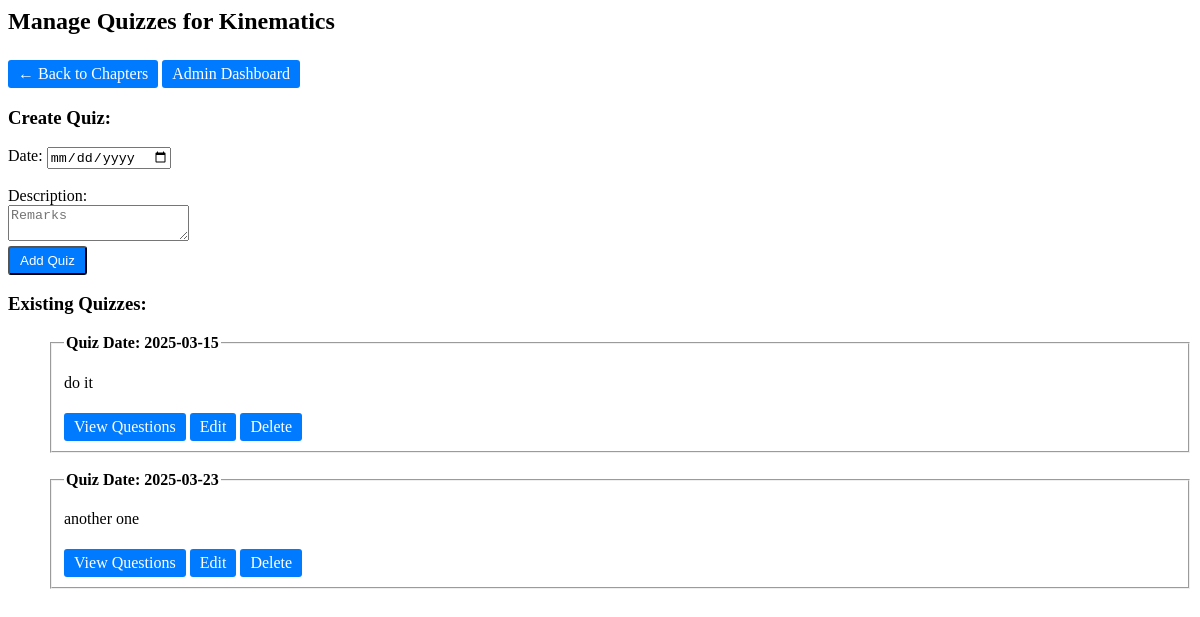
The page /admin/quizzes/1 (signed in) on the database as committed earlier.
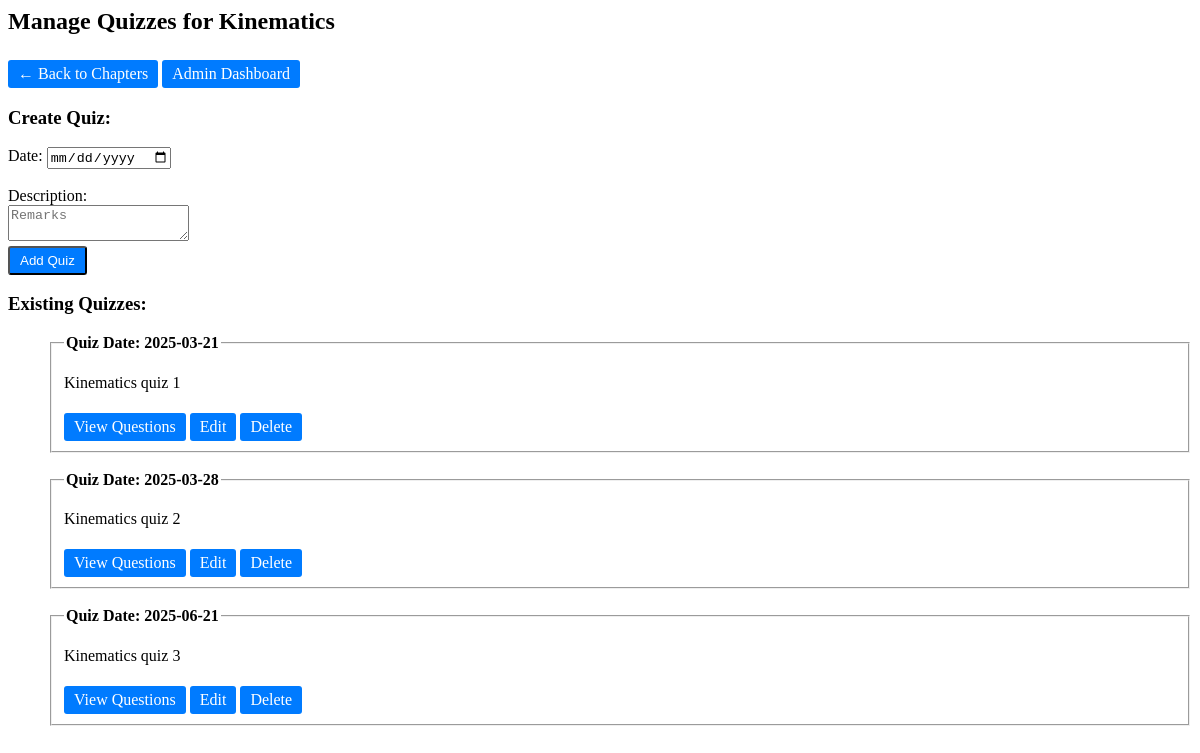
The same page on the database as committed later.
### models/models.py (models this page shows)
class Quiz(db.Model):
    id = db.Column(db.Integer, primary_key=True)
    chapter_id = db.Column(db.Integer, db.ForeignKey('chapter.id'), nullable=False) # Link to Chapter
    date_of_quiz = db.Column(db.DateTime, nullable=False)
    remarks = db.Column(db.String(255), nullable=True)
    chapter = db.relationship('Chapter', backref=db.backref('quizzes', lazy=True))
    questions = db.relationship('Question', backref='quiz', lazy=True)

### app.py (the view, shortened to what this page needs)
@app.route("/admin/quizzes/<int:chapter_id>", methods=["GET", "POST"])
def manage_quizzes(chapter_id):
    if not admin_required():
        return redirect(url_for("login"))
    chapter = Chapter.query.get(chapter_id)
    quizzes = Quiz.query.filter_by(chapter_id=chapter_id).all()
    return render_template("manage_quizzes.html", chapter=chapter, quizzes=quizzes)

### app.py (called while the page is built)
def admin_required():
    return "user_id" in session and session["role"] == "admin"

### templates/manage_quizzes.html (shortened to what this page needs)
<head>
    <link rel="stylesheet" href="{{ url_for('static', filename='styles.css') }}">
</head>
<h2>Manage Quizzes for {{ chapter.name }}</h2>
<a class="button" href="{{ url_for('manage_chapters', subject_id=chapter.subject_id) }}">← Back to Chapters</a>
<a class="button" href="{{ url_for('admin_dashboard') }}">Admin Dashboard</a>
<h3>Create Quiz:</h3>
<form method="POST">
    <label>Date:</label>
    <input type="date" name="date_of_quiz" required><br><br>
    <label>Description:</label><br>
    <textarea name="remarks" placeholder="Remarks"></textarea><br>
    <button class="button" type="submit">Add Quiz</button>
</form>
<h3>Existing Quizzes:</h3>
<ul style="list-style-type: none;">
    {% for quiz in quizzes %}
        <li>
            <fieldset>
            <legend><strong>Quiz Date: {{ quiz.date_of_quiz.strftime('%Y-%m-%d') }}</strong></legend>
            <p>{{ quiz.remarks }}</p>
            <a class="button" href="{{ url_for('manage_questions', quiz_id=quiz.id) }}">View Questions</a>
            <a class="button" href="{{ url_for('edit_quiz', quiz_id=quiz.id) }}">Edit</a>
            <a class="button" href="{{ url_for('delete_quiz', quiz_id=quiz.id) }}" onclick="return confirm('Are you sure?')">Delete</a>
            </fieldset>
        </li><br>
    {% endfor %}
</ul>

Rows that differ between the two databases and show on the page:
removed Quiz: date_of_quiz "2025-03-15", remarks "do it"
removed Quiz: date_of_quiz "2025-03-23", remarks "another one"
added Quiz: date_of_quiz "2025-03-21", remarks "Kinematics quiz 1"
added Quiz: date_of_quiz "2025-03-28", remarks "Kinematics quiz 2"
now on this page (row edited): Quiz: date_of_quiz "2025-06-21", remarks "Kinematics quiz 3"
